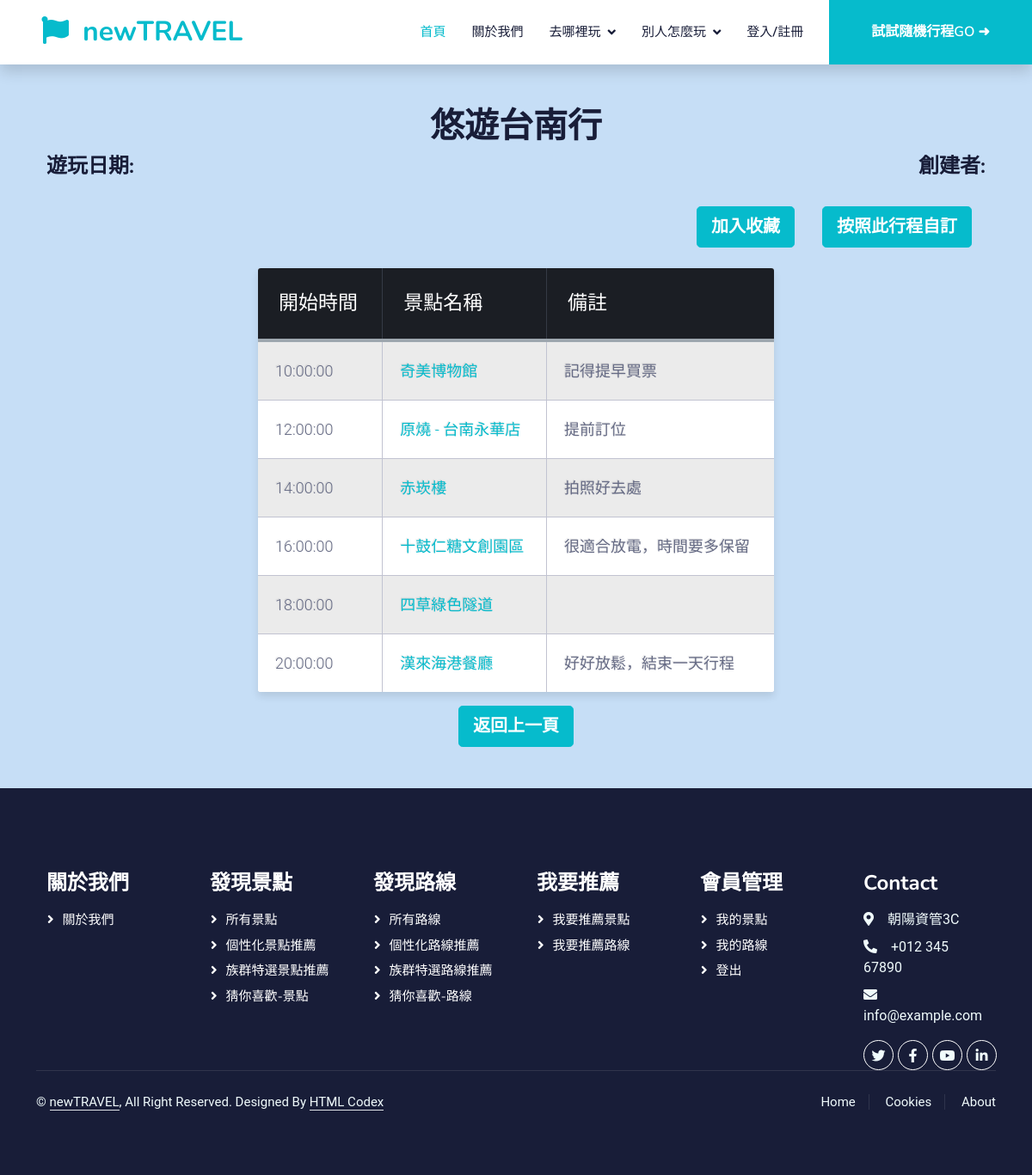
The app's page /route_detail.php?RouteID=1&RouteName=悠遊台南行&route_update=2023-08-10 with its own data.
### tables this page shows
CREATE TABLE IF NOT EXISTS `route_sightseeing` (
  `RouteID` int NOT NULL,
  `Att_ID` int NOT NULL,
  `SortOrder` int DEFAULT NULL,
  `startTime` time DEFAULT NULL,
  `comment` varchar(200) DEFAULT NULL,
  PRIMARY KEY (`RouteID`,`Att_ID`),
  KEY `Att_ID` (`Att_ID`)
);

CREATE TABLE IF NOT EXISTS `attractions` (
  `att_id` int NOT NULL AUTO_INCREMENT,
  `att_name` varchar(50) NOT NULL,
  `att_City` char(10) DEFAULT NULL,
  `att_CityNum` int NOT NULL,
  `att_Address` varchar(500) NOT NULL,
  `att_lat` decimal(18,14) NOT NULL,
  `att_lng` decimal(18,14) NOT NULL,
  `att_type` char(10) NOT NULL,
  `att_StartTime` time NOT NULL,
  `att_EndTime` time NOT NULL,
  `att__Week` char(10) NOT NULL,
  `att_content` varchar(300) DEFAULT NULL,
  `att_picture` varchar(300) DEFAULT NULL,
  `att_Fraction` int DEFAULT NULL,
  `ATT_AREANAME` varchar(20) DEFAULT NULL,
  `ATT_AREAID` char(8) DEFAULT NULL,
  `att_views` int NOT NULL DEFAULT '0' COMMENT '點閱數',
  PRIMARY KEY (`att_id`)
);

### php/functionsrouteatt.php (called while the page is built)
<?php
function getroutesatt($RouteID) {
    $con = mysqli_connect('127.0.0.1', 'root', '', 'dimctravel_db');
    mysqli_query($con, "set names utf8");
    $sql = "SELECT a.*, rs.startTime, rs.SortOrder ,rs.comment
    FROM route_sightseeing rs
    JOIN attractions a ON rs.Att_ID = a.att_ID
    WHERE rs.RouteID = $RouteID
    ORDER BY rs.SortOrder;";
    $result = mysqli_query($con,$sql) or die (mysqli_error($con));
    $data = array();
    if ($result->num_rows > 0) {
        while ($row = $result->fetch_assoc()) {
            $data[] = $row;
        }
    }
    return $data;
}
?>

### route_detail.php (the view, shortened to what this page needs)
<!DOCTYPE html>
<html>
<head>
  <link rel="stylesheet" href="https://cdnjs.cloudflare.com/ajax/libs/bootstrap/5.3.2/css/bootstrap.min.css">
  <link rel="stylesheet" href="https://cdnjs.cloudflare.com/ajax/libs/font-awesome/5.15.4/css/all.min.css">
  <link href="https://cdnjs.cloudflare.com/ajax/libs/font-awesome/5.10.0/css/all.min.css" rel="stylesheet">
  <link href="https://cdn.jsdelivr.net/npm/bootstrap-icons@1.4.1/font/bootstrap-icons.css" rel="stylesheet">
  <link href="lib/animate/animate.min.css" rel="stylesheet">
  <link href="lib/owlcarousel/assets/owl.carousel.min.css" rel="stylesheet">
  <link href="css/bootstrap.min.css" rel="stylesheet">
  <link href="css/style.css" rel="stylesheet">
</head>
<body>
    <nav class="navbar navbar-expand-lg bg-white navbar-light shadow sticky-top p-0">
        <a href="index.php" class="navbar-brand d-flex align-items-center px-4 px-lg-5">
            <h2 class="m-0 text-primary"><i class="fa fa-flag me-3"></i>newTRAVEL</h2>
        </a>
        <div class="collapse navbar-collapse" id="navbarCollapse">
            <div class="navbar-nav ms-auto p-4 p-lg-0">
                <a href="index.php" class="nav-item nav-link active">首頁</a>
                <a href="about.html" class="nav-item nav-link">關於我們</a>
                <div class="nav-item dropdown">
                    <a href="#" class="nav-link dropdown-toggle" data-bs-toggle="dropdown">去哪裡玩</a>
                </div>
                <div class="nav-item dropdown">
                    <a href="#" class="nav-link dropdown-toggle" data-bs-toggle="dropdown">別人怎麼玩</a>
                </div>
                <?php
                    if (isset($_SESSION['mem_name'])) {
                        echo "<div class='nav-item dropdown'>";
                        echo "<a href='#' class='nav-link dropdown-toggle' data-bs-toggle='dropdown'>".$_SESSION['mem_name']."會員</a>";
                        echo " <div class='dropdown-menu fade-down m-0'>
                                    <a href='my_route.html' class='dropdown-item'>未去過行程</a>
                                    <a href='my_route_history.html' class='dropdown-item'>已去過行程</a>
                                    <a href='like_attractions.html' class='dropdown-item'>已收藏景點</a>
                                    <a href='like_route.html' class='dropdown-item'>已收藏行程</a>
                                    <a href='php/logout_res.php' class='dropdown-item'>登出</a>
                                </div>";
                    }else {
                        echo "<a href='login.html' class='nav-item nav-link'>登入/註冊</a>";
                        }
                    ?>
                </div>
            </div>
            <div class="nav-item dropdown">
                <a href="route_custom.html"
                    class="btn btn-primary py-4 px-lg-5 d-none d-lg-block">試試隨機行程GO&#32;&#10140;</a>
            </div>
    </nav>
  <div class="container ">
    <div class="d-flex justify-content-center mt-5">
      <h1>悠遊台南行</h1>
    </div>
    <div class="d-flex justify-content-between mb-3">
      <h4>遊玩日期:<?php
                    $route_startdate = $_GET['route_startdate'];
                    echo "$route_startdate";?></h4>
      <h4>創建者:<?php
                    $route_creator = $_GET['route_creator'];;
                    echo "$route_creator";?></h4>
    </div>
    <div class="d-flex flex-row-reverse bd-highlight my-4">
      <a href="route_custom.php?RouteID=<?php $RouteID=$_GET['RouteID'];
                                              echo $RouteID;?>" class="btn btn-primary btn-lg w-20 mx-3">按照此行程自訂</a>
      <button type="button" class="btn btn-primary btn-lg w-20 mx-3" id="favorite-btn">加入收藏</button>
    </div>
    <div class="table-wrap my-3">
      <table class="table-fill">
        <thead>
          <tr>
            <th class="text-left">開始時間</th>
            <th class="text-left">景點名稱</th>
            <th class="text-left">備註</th>
          </tr>
        </thead>
        <tbody class="table-hover">
          <?php
          $RouteID = $_GET['RouteID'];
          require_once('php/functionsrouteatt.php');
          $routeattData = getroutesatt($RouteID);
          if (!empty($routeattData)) {
              foreach ($routeattData as $routeatt) {
                  echo "      <tr>
                  <td class='text-left'>".$routeatt['startTime']."</td>
                  <td class='text-left'><a href='big_attraction.php#".$routeatt['att_name']."'>".$routeatt['att_name']."</a></td>
                  <td class='text-left'>".$routeatt['comment']."</td>
                </tr>";
              }
          } else {
              echo "沒有資料。";
          }
          ?>
        </tbody>
      </table>
    </div>
    <div class="d-flex justify-content-center">
      <a href="javascript:history.back()" class="btn btn-primary btn-lg">返回上一頁</a>
    </div>
  </div>
      <div class="container-fluid bg-dark text-light footer pt-5 mt-5 wow fadeIn" data-wow-delay="0.1s">
        <div class="container py-5">
            <div class="row g-5">
                <div class="col-lg-2 col-md-6">
                    <h4 class="text-white mb-3">關於我們</h4>
                    <a class="btn btn-link" href="about.html">關於我們</a>
                </div>
                <div class="col-lg-2 col-md-6">
                    <h4 class="text-white mb-3">發現景點</h4>
                    <a class="btn btn-link" href="attraction_show.html">所有景點</a>
                    <a class="btn btn-link" href="404.html">個性化景點推薦</a>
                    <a class="btn btn-link" href="404.html">族群特選景點推薦</a>
                    <a class="btn btn-link" href="404.html">猜你喜歡-景點</a>
                </div>
                <div class="col-lg-2 col-md-6">
                    <h4 class="text-white mb-3">發現路線</h4>
                    <a class="btn btn-link" href="route_show.html">所有路線</a>
                    <a class="btn btn-link" href="404.html">個性化路線推薦</a>
                    <a class="btn btn-link" href="404.html">族群特選路線推薦</a>
                    <a class="btn btn-link" href="404.html">猜你喜歡-路線</a>
                </div>
                <div class="col-lg-2 col-md-6">
                    <h4 class="text-white mb-3">我要推薦</h4>
                    <a class="btn btn-link" href="404.html">我要推薦景點</a>
                    <a class="btn btn-link" href="myroute.html">我要推薦路線</a>
                </div>
                <div class="col-lg-2 col-md-6">
                    <h4 class="text-white mb-3">會員管理</h4>
                    <a class="btn btn-link" href="404.html">我的景點</a>
                    <a class="btn btn-link" href="myroute.html">我的路線</a>
                    <a class="btn btn-link" href="404.html">登出</a>
                </div>
                <div class="col-lg-2 col-md-6">
                    <h4 class="text-white mb-3">Contact</h4>
                    <p class="mb-2"><i class="fa fa-map-marker-alt me-3"></i>朝陽資管3C</p>
                    <p class="mb-2"><i class="fa fa-phone-alt me-3"></i>+012 345 67890</p>
                    <p class="mb-2"><i class="fa fa-envelope me-3"></i>info@example.com</p>
                    <div class="d-flex pt-2">
                        <a class="btn btn-outline-light btn-social" href=""><i class="fab fa-twitter"></i></a>
                        <a class="btn btn-outline-light btn-social" href=""><i class="fab fa-facebook-f"></i></a>
                        <a class="btn btn-outline-light btn-social" href=""><i class="fab fa-youtube"></i></a>
                        <a class="btn btn-outline-light btn-social" href=""><i class="fab fa-linkedin-in"></i></a>
                    </div>
                </div>
                <div class="container">
                    <div class="copyright">
                        <div class="row">
                            <div class="col-md-6 text-center text-md-start mb-3 mb-md-0">
                                &copy; <a class="border-bottom" href="#">newTRAVEL</a>, All Right Reserved.
                                Designed By <a class="border-bottom" href="https://htmlcodex.com">HTML Codex</a>
                            </div>
                            <div class="col-md-6 text-center text-md-end">
                                <div class="footer-menu">
                                    <a href="index.html">Home</a>
                                    <a href="404.html">Cookies</a>
                                    <a href="about.html">About</a>
                                </div>
                            </div>
                        </div>
                    </div>
                </div>
            </div>
  </div>
</body>
</html>

### css/style.css (style rules this page uses)
:root { --primary: #06BBCC; --light: #F0FBFC; --dark: #181d38; }
.btn { font-family: 'Nunito', sans-serif; font-weight: 600; transition: .5s; }
.btn.btn-primary, .btn.btn-secondary { color: #FFFFFF; }
.navbar .dropdown-toggle::after { border: none; content: "\f107"; font-family: "Font Awesome 5 Free"; font-weight: 900; vertical-align: middle; margin-left: 8px; }
.navbar-light .navbar-nav .nav-link { margin-right: 30px; padding: 25px 0; color: #FFFFFF; font-size: 15px; text-transform: uppercase; outline: none; }
.navbar-light .navbar-nav .nav-link:hover, .navbar-light .navbar-nav .nav-link.active { color: var(--primary); }
.navbar-light .navbar-brand, .navbar-light a.btn { height: 75px; }
.navbar-light .navbar-nav .nav-link { color: var(--dark); font-weight: 500; }
.navbar-light.sticky-top { top: -100px; transition: .5s; }
.footer .btn.btn-social { margin-right: 5px; width: 35px; height: 35px; display: flex; align-items: center; justify-content: center; color: var(--light); font-weight: normal; border: 1px solid #FFFFFF; border-radius: 35px; transition: .3s; }
.footer .btn.btn-link { display: block; margin-bottom: 5px; padding: 0; text-align: left; color: #FFFFFF; font-size: 15px; font-weight: normal; text-transform: capitalize; transition: .3s; }
.footer .btn.btn-link::before { position: relative; content: "\f105"; font-family: "Font Awesome 5 Free"; font-weight: 900; margin-right: 10px; }
.footer .copyright { padding: 25px 0; font-size: 15px; border-top: 1px solid rgba(256, 256, 256, .1); }
.footer .copyright a { color: var(--light); }
.footer .footer-menu a { margin-right: 15px; padding-right: 15px; border-right: 1px solid rgba(255, 255, 255, .1); }
.footer .footer-menu a:last-child { margin-right: 0; padding-right: 0; border-right: none; }
html, body, .intro { height: 100%; }
table td, table th { text-overflow: ellipsis; white-space: nowrap; overflow: hidden; }
thead th { color: #fff; }
thead { top: 0; position: sticky; }

### route_detail.php (style rules this page uses)
body { background-color: #3e94ec; font-family: "Roboto", helvetica, arial, sans-serif; font-size: 16px; font-weight: 400; text-rendering: optimizeLegibility; }
.table-fill { background: white; border-radius: 3px; border-collapse: collapse; height: 320px; margin: auto; max-width: 600px; padding: 5px; width: 100%; box-shadow: 0 5px 10px rgba(0, 0, 0, 0.1); animation: float 5s infinite; }
th { color: #D5DDE5; ; background: #1b1e24; border-bottom: 4px solid #9ea7af; border-right: 1px solid #343a45; font-size: 23px; font-weight: 100; padding: 24px; text-align: left; text-shadow: 0 1px 1px rgba(0, 0, 0, 0.1); vertical-align: middle; }
th:first-child { border-top-left-radius: 3px; }
th:last-child { border-top-right-radius: 3px; border-right: none; }
tr { border-top: 1px solid #C1C3D1; border-bottom-: 1px solid #C1C3D1; color: #666B85; font-size: 16px; font-weight: normal; text-shadow: 0 1px 1px rgba(256, 256, 256, 0.1); }
tr:first-child { border-top: none; }
tr:last-child { border-bottom: none; }
tr:nth-child(odd) td { background: #EBEBEB; }
tr:last-child td:first-child { border-bottom-left-radius: 3px; }
tr:last-child td:last-child { border-bottom-right-radius: 3px; }
td { background: #FFFFFF; padding: 20px; text-align: left; vertical-align: middle; font-weight: 300; font-size: 18px; text-shadow: -1px -1px 1px rgba(0, 0, 0, 0.1); border-right: 1px solid #C1C3D1; }
td:last-child { border-right: 0px; }
th.text-left { text-align: left; }
td.text-left { text-align: left; }
body { background-color: #c6def6; }

### records on screen
route_sightseeing: startTime "10:00:00", Att_ID.att_name "奇美博物館", comment "記得提早買票"
route_sightseeing: startTime "12:00:00", Att_ID.att_name "原燒 - 台南永華店", comment "提前訂位"
route_sightseeing: startTime "14:00:00", Att_ID.att_name "赤崁樓", comment "拍照好去處"
route_sightseeing: startTime "16:00:00", Att_ID.att_name "十鼓仁糖文創園區", comment "很適合放電，時間要多保留"
route_sightseeing: startTime "18:00:00", Att_ID.att_name "四草綠色隧道"
route_sightseeing: startTime "20:00:00", Att_ID.att_name "漢來海港餐廳", comment "好好放鬆，結束一天行程"
